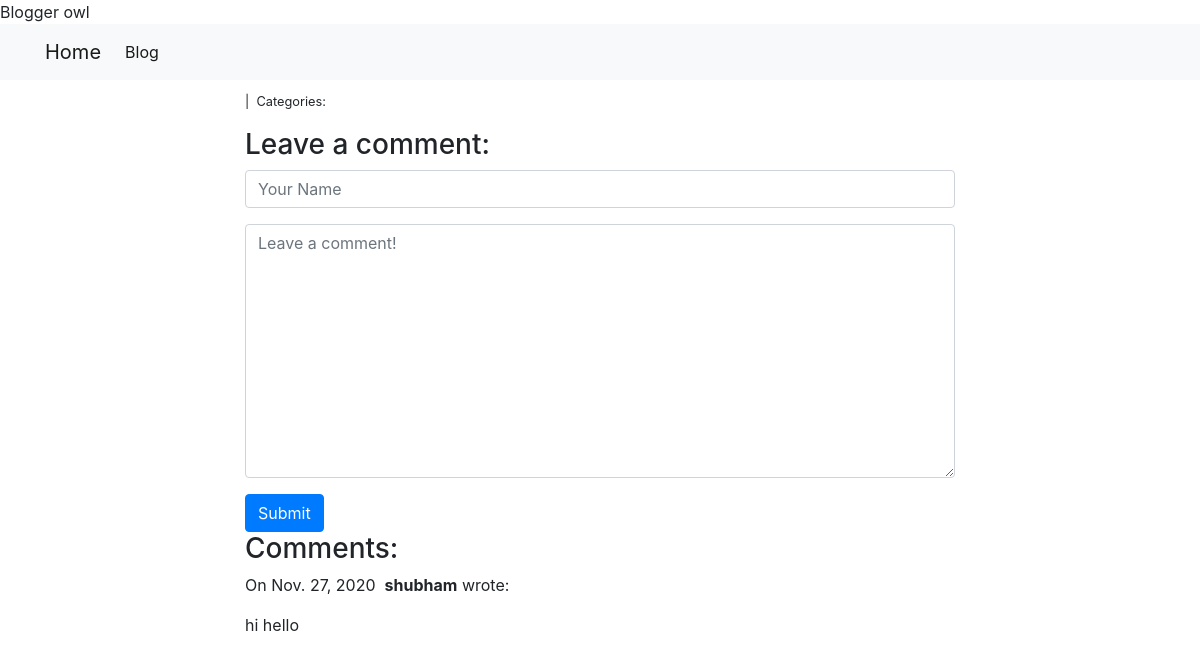
Before: /blog/1/ with the older database file.
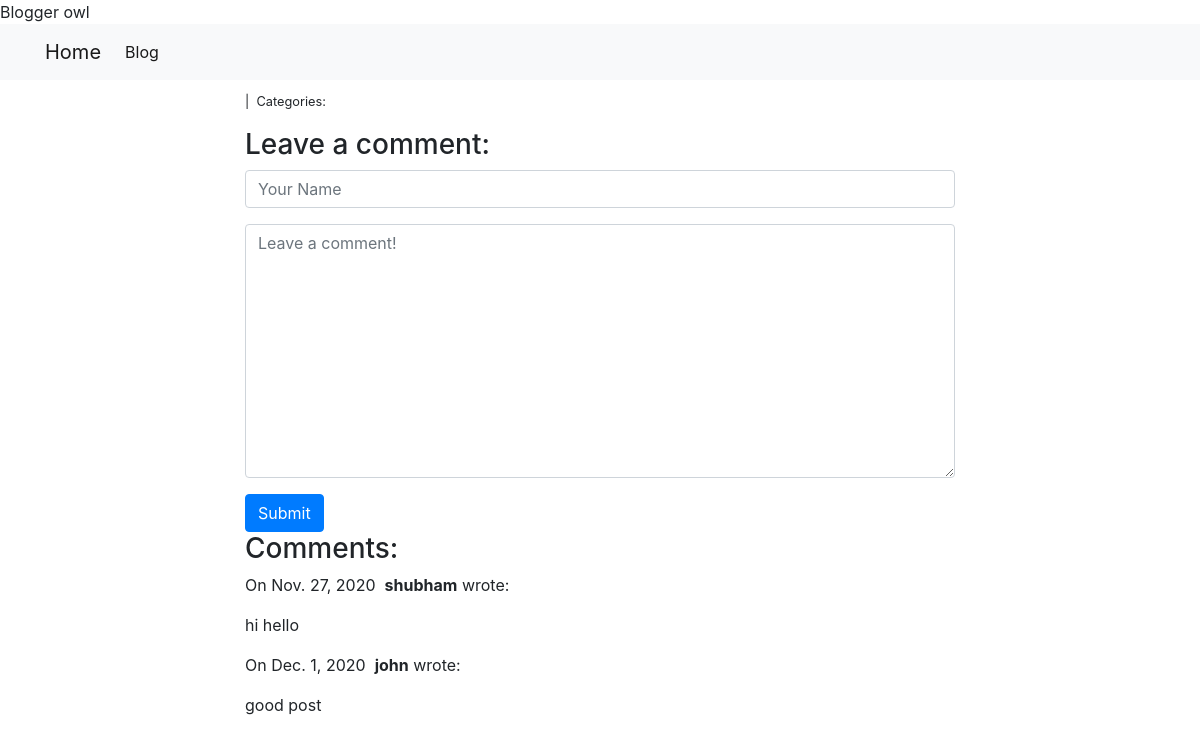
After: the same page with the newer database file.
### blog/models.py (models this page shows, shortened)
class Comments(models.Model):
    author = models.CharField(max_length=25)
    body = models.TextField()
    created_on = models.DateTimeField(auto_now_add=True)
    posts = models.ForeignKey('Post', on_delete=models.CASCADE)

### blog/views.py (the view, shortened to what this page needs)
# urls.py: path("<int:pk>/", views.blog_detail, name="blog_detail"),
def blog_detail(request, pk):
    posts = Post.objects.get(pk=pk)
    comments = Comments.objects.filter(posts=posts)
    form = CommentForm()
    context = {
        "posts": posts,
        "comments": comments,
        "form": form,
    }
    return render(request, "blog/blog_detail.html", context)

### blog/forms.py
class CommentForm(forms.Form):
    author = forms.CharField(
        max_length=60,
        widget=forms.TextInput(attrs={
            "class": "form-control",
            "placeholder": "Your Name",
        })
    )
    body = forms.CharField(
        widget=forms.Textarea(attrs={
            "class": "form-control",
            "placeholder": "Leave a comment!",
        })
    )

### blog/templates/blog/blog_detail.html (shortened to what this page needs)
{% extends "blog/layout.html" %}
{% block body %}
<div class="col-md-8 offset-md-2">
  <small>
    {{ post.created_on.date }} |&nbsp;
    Categories:&nbsp;
  </small>
  <h3>Leave a comment:</h3>
  <form action="/blog/{{ posts.pk }}/" method="post">
    <div class="form-group">{{ form.author }}</div>
    <div class="form-group">{{ form.body }}</div>
    <button type="submit" class="btn btn-primary">Submit</button>
  </form>
  <h3>Comments:</h3>
  {% for comment in comments %}
  <p>
    On {{comment.created_on.date }}&nbsp;
    <b>{{ comment.author }}</b> wrote:
  </p>
  <p>{{ comment.body }}</p>
  {% endfor %}
</div>
{% endblock %}

### blog/templates/blog/layout.html (shortened to what this page needs)
<!DOCTYPE html>
<html lang="en">
  <head>
    <title%>Blogger owl</title%>
    <link
      rel="stylesheet"
      href="https://stackpath.bootstrapcdn.com/bootstrap/4.1.3/css/bootstrap.min.css"
    />
    <nav class="navbar navbar-expand-lg navbar-light bg-light">
      <div class="container">
        <a class="navbar-brand" href="">Home</a>
        <div class="collapse navbar-collapse" id="navbarSupportedContent">
          <ul class="navbar-nav mr-auto">
            <li class="nav-item active">
              <a class="nav-link" href="{% url 'blog_index' %}">Blog</a>
            </li>
          </ul>
        </div>
      </div>
    </nav>
    <div class="container">{% block body %} {% endblock %}</div>
  </head>
</html>

Changed rows visible on the page:
added Comments: created_on "Dec. 1, 2020", author "john", body "good post"
